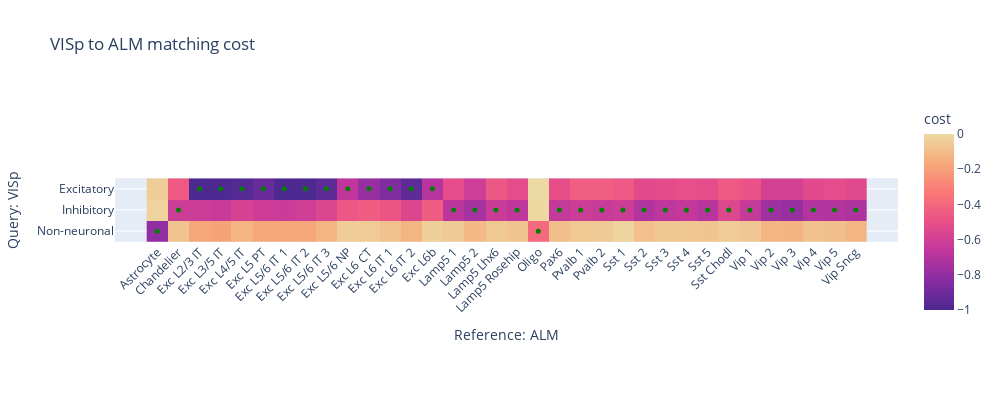

The code cell stored with this chart in its notebook:
### Code cell
m.set_type_equality_strictness(0.7)
m.eval('labels3')
fig = m.display_matching_costs(ground_truth_obs_key='labels3', show_all_labels=True, angle_x_labels=True, width=1000, height=400)
fig.show()
fig.write_image('trees/refcm_brain.png', scale = 3)

### Figure 1 — Plotly figure (JSON) as saved in the notebook; plotly's stock layout.template omitted (floating-point values rounded to 4 significant figures)
{"data": [{"coloraxis": "coloraxis", "hovertemplate": "Reference: ALM: %{x}<br>Query: VISp: %{y}<br>cost: %{z}<extra></extra>", "name": "0", "type": "heatmap", "x": ["Astrocyte", "Chandelier", "Exc L2/3 IT", "Exc L3/5 IT", "Exc L4/5 IT", "Exc L5 PT", "Exc L5/6 IT 1", "Exc L5/6 IT 2", "Exc L5/6 IT 3", "Exc L5/6 NP", "Exc L6 CT", "Exc L6 IT 1", "Exc L6 IT 2", "Exc L6b", "Lamp5 1", "Lamp5 2", "Lamp5 Lhx6", "Lamp5 Rosehip", "Oligo", "Pax6", "Pvalb 1", "Pvalb 2", "Sst 1", "Sst 2", "Sst 3", "Sst 4", "Sst 5", "Sst Chodl", "Vip 1", "Vip 2", "Vip 3", "Vip 4", "Vip 5", "Vip Sncg"], "xaxis": "x", "y": ["Excitatory", "Inhibitory", "Non-neuronal"], "yaxis": "y", "z": [[-0.0445, -0.4575, -1, -0.9878, -0.9696, -0.9127, -0.9886, -0.9907, -0.9501, -0.6644, -0.7852, -0.8553, -0.9489, -0.6934, -0.5159, -0.6132, -0.4695, -0.5208, 0, -0.5102, -0.4404, -0.4365, -0.4653, -0.5316, -0.5249, -0.5071, -0.5196, -0.461, -0.4891, -0.593, -0.5961, -0.5351, -0.5227, -0.5384], [-0.02208, -0.6184, -0.6226, -0.631, -0.5797, -0.617, -0.6277, -0.6086, -0.563, -0.4688, -0.4424, -0.4788, -0.5584, -0.4423, -0.6773, -0.7396, -0.6264, -0.6672, -0.003583, -0.6457, -0.62, -0.6364, -0.6181, -0.7034, -0.6695, -0.6522, -0.6911, -0.5515, -0.6429, -0.7661, -0.7849, -0.7058, -0.7009, -0.7158], [-0.8049, -0.07603, -0.1724, -0.1865, -0.13, -0.1728, -0.1719, -0.17, -0.1273, -0.04588, -0.04984, -0.08051, -0.1242, -0.03484, -0.05137, -0.1089, -0.06049, -0.07471, -0.3944, -0.09472, -0.05992, -0.05225, -0.01711, -0.08855, -0.06428, -0.0638, -0.07344, -0.04643, -0.06103, -0.1249, -0.1332, -0.08151, -0.09288, -0.1248]]}, {"hovertemplate": "%{y} -> %{x}", "marker": {"color": ["green", "green", "green", "green", "green", "green", "green", "green", "green", "green", "green", "green", "green", "green", "green", "green", "green", "green", "green", "green", "green", "green", "green", "green", "green", "green", "green", "green", "green", "green", "green", "green", "green", "green"], "size": 5}, "mode": "markers", "name": "", "type": "scatter", "x": ["Exc L2/3 IT", "Exc L3/5 IT", "Exc L4/5 IT", "Exc L5 PT", "Exc L5/6 IT 1", "Exc L5/6 IT 2", "Exc L5/6 IT 3", "Exc L5/6 NP", "Exc L6 CT", "Exc L6 IT 1", "Exc L6 IT 2", "Exc L6b", "Chandelier", "Lamp5 1", "Lamp5 2", "Lamp5 Lhx6", "Lamp5 Rosehip", "Pax6", "Pvalb 1", "Pvalb 2", "Sst 1", "Sst 2", "Sst 3", "Sst 4", "Sst 5", "Sst Chodl", "Vip 1", "Vip 2", "Vip 3", "Vip 4", "Vip 5", "Vip Sncg", "Astrocyte", "Oligo"], "y": ["Excitatory", "Excitatory", "Excitatory", "Excitatory", "Excitatory", "Excitatory", "Excitatory", "Excitatory", "Excitatory", "Excitatory", "Excitatory", "Excitatory", "Inhibitory", "Inhibitory", "Inhibitory", "Inhibitory", "Inhibitory", "Inhibitory", "Inhibitory", "Inhibitory", "Inhibitory", "Inhibitory", "Inhibitory", "Inhibitory", "Inhibitory", "Inhibitory", "Inhibitory", "Inhibitory", "Inhibitory", "Inhibitory", "Inhibitory", "Inhibitory", "Non-neuronal", "Non-neuronal"]}], "layout": {"coloraxis": {"colorbar": {"title": {"text": "cost"}}, "colorscale": [[0, "rgb(75, 41, 145)"], [0.1667, "rgb(135, 44, 162)"], [0.3333, "rgb(192, 54, 157)"], [0.5, "rgb(234, 79, 136)"], [0.6667, "rgb(250, 120, 118)"], [0.8333, "rgb(246, 169, 122)"], [1, "rgb(237, 217, 163)"]]}, "height": 400, "title": {"text": "VISp to ALM matching cost"}, "width": 1000, "xaxis": {"anchor": "y", "constrain": "domain", "domain": [0, 1], "dtick": 1, "scaleanchor": "y", "tickangle": -45, "title": {"text": "Reference: ALM"}}, "yaxis": {"anchor": "x", "autorange": "reversed", "constrain": "domain", "domain": [0, 1], "dtick": 1, "title": {"text": "Query: VISp"}}}}
